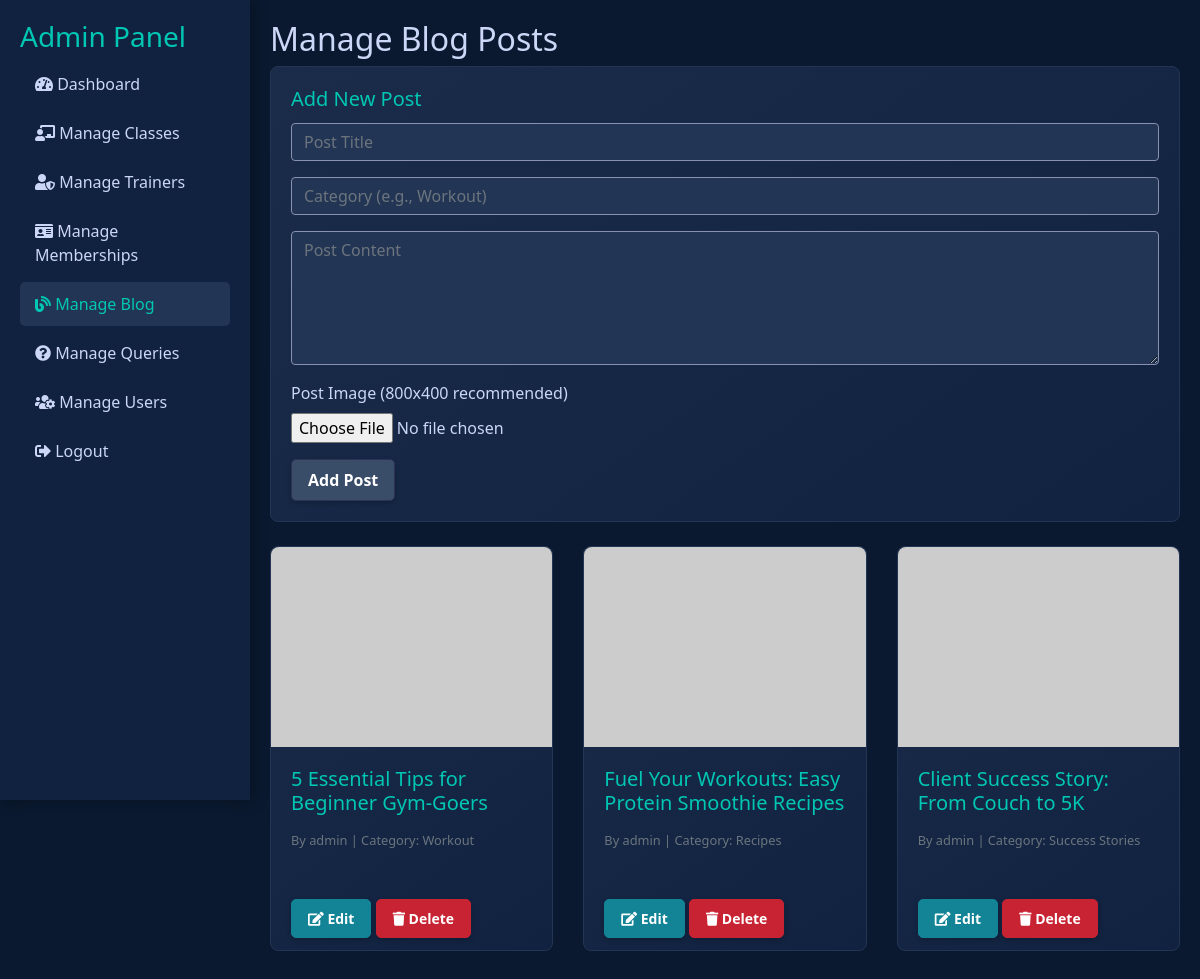
/admin/manage_blog.php (signed in), run on the app's committed database.
### tables this page shows
CREATE TABLE `blog_posts` (
  `id` int(11) NOT NULL AUTO_INCREMENT,
  `title` varchar(255) NOT NULL,
  `content` text NOT NULL,
  `author_id` int(11) NOT NULL,
  `category` varchar(100) DEFAULT 'General',
  `image_path` varchar(255) DEFAULT NULL,
  `created_at` timestamp NOT NULL DEFAULT current_timestamp(),
  PRIMARY KEY (`id`),
  CONSTRAINT `blog_posts_ibfk_1` FOREIGN KEY (`author_id`) REFERENCES `users` (`id`) ON DELETE CASCADE
);

CREATE TABLE `users` (
  `id` int(11) NOT NULL AUTO_INCREMENT,
  `username` varchar(50) NOT NULL,
  `email` varchar(100) NOT NULL,
  `password` varchar(255) NOT NULL,
  `role` enum('customer','staff','admin') NOT NULL DEFAULT 'customer',
  `password_reset_required` tinyint(1) NOT NULL DEFAULT 0,
  `created_at` timestamp NOT NULL DEFAULT current_timestamp(),
  PRIMARY KEY (`id`),
  UNIQUE KEY `email` (`email`)
);

### admin/manage_blog.php (the view, shortened to what this page needs)
<?php
include '../includes/db.php';
include 'admin_header.php';
$posts = $conn->query("SELECT blog_posts.*, users.username FROM blog_posts JOIN users ON blog_posts.author_id = users.id ORDER BY created_at DESC");
?>
<h2>Manage Blog Posts</h2>
<div class="card mb-4">
    <div class="card-body">
        <h5 class="card-title">Add New Post</h5>
        <form method="POST" enctype="multipart/form-data">
            <div class="form-group"><input type="text" name="title" placeholder="Post Title" required class="form-control"></div>
            <div class="form-group"><input type="text" name="category" placeholder="Category (e.g., Workout)" required class="form-control"></div>
            <div class="form-group">
                <textarea name="content" placeholder="Post Content" class="form-control" rows="5"></textarea>
            </div>
            <div class="form-group">
                <label>Post Image (800x400 recommended)</label>
                <input type="file" name="post_image" class="form-control-file">
            </div>
            <button type="submit" name="add_post" class="btn btn-primary">Add Post</button>
        </form>
    </div>
</div>
<div class="row">
    <?php while($post = $posts->fetch_assoc()): ?>
    <div class="col-md-6 col-lg-4 mb-4">
        <div class="card h-100">
            <?php
            $image_path = (!empty($post['image_path']) && file_exists('../assets/img/' . $post['image_path']))
                          ? '../assets/img/' . $post['image_path']
                          : 'https://placehold.co/600x400/112240/00c7b3?text=' . urlencode(htmlspecialchars($post['category']));
            ?>
            <img src="<?php echo $image_path; ?>" class="blog-card-img-top" alt="<?php echo htmlspecialchars($post['title']); ?>">
            <div class="card-body">
                <h5 class="card-title"><?php echo htmlspecialchars($post['title']); ?></h5>
                <p><small class="text-muted">By <?php echo htmlspecialchars($post['username']); ?> | Category: <?php echo htmlspecialchars($post['category']); ?></small></p>
            </div>
            <div class="card-footer bg-transparent border-top-0">
                <a href="edit_blog.php?id=<?php echo $post['id']; ?>" class="btn btn-info btn-sm"><i class="fas fa-edit"></i> Edit</a>
                <a href="?delete_post=<?php echo $post['id']; ?>" class="btn btn-danger btn-sm" onclick="return confirm('Are you sure?')"><i class="fas fa-trash"></i> Delete</a>
            </div>
        </div>
    </div>
    <?php endwhile; ?>
</div>
<?php include 'admin_footer.php'; ?>

### assets/css/style.css (style rules this page uses)
body { background-color: #0a192f; color: #ccd6f6; font-family: 'Segoe UI', Tahoma, Geneva, Verdana, sans-serif; }
.btn { transition: all 0.3s ease; border-radius: 5px; font-weight: bold; padding: 0.5rem 1rem; box-shadow: 0 2px 5px rgba(0,0,0,0.2); border: 1px solid transparent; }
.btn-primary { background-color: #394c68; color: #ffffff; border-color: #2d3157; }
.btn-info { background-color: #138496; color: white; border-color: #138496; }
.btn-danger { background-color: #c82333; color: white; border-color: #c82333; }
.card { background: linear-gradient(145deg, #1a2c4a, #112240); border: 1px solid #233554; transition: transform .2s, box-shadow .2s; border-radius: 8px; }
.card-title { color: #00c7b3; }
.blog-card-img-top { height: 200px; object-fit: cover; border-top-left-radius: 8px; border-top-right-radius: 8px; }
.form-control { background-color: #233554; color: #ccd6f6; border: 1px solid #8892b0; }

### data on the page
blog_posts: title "5 Essential Tips for Beginner Gym-Goers", author.username "admin", category "Workout"
blog_posts: title "Fuel Your Workouts: Easy Protein Smoothie Recipes", author.username "admin", category "Recipes"
blog_posts: title "Client Success Story: From Couch to 5K", author.username "admin", category "Success Stories"
